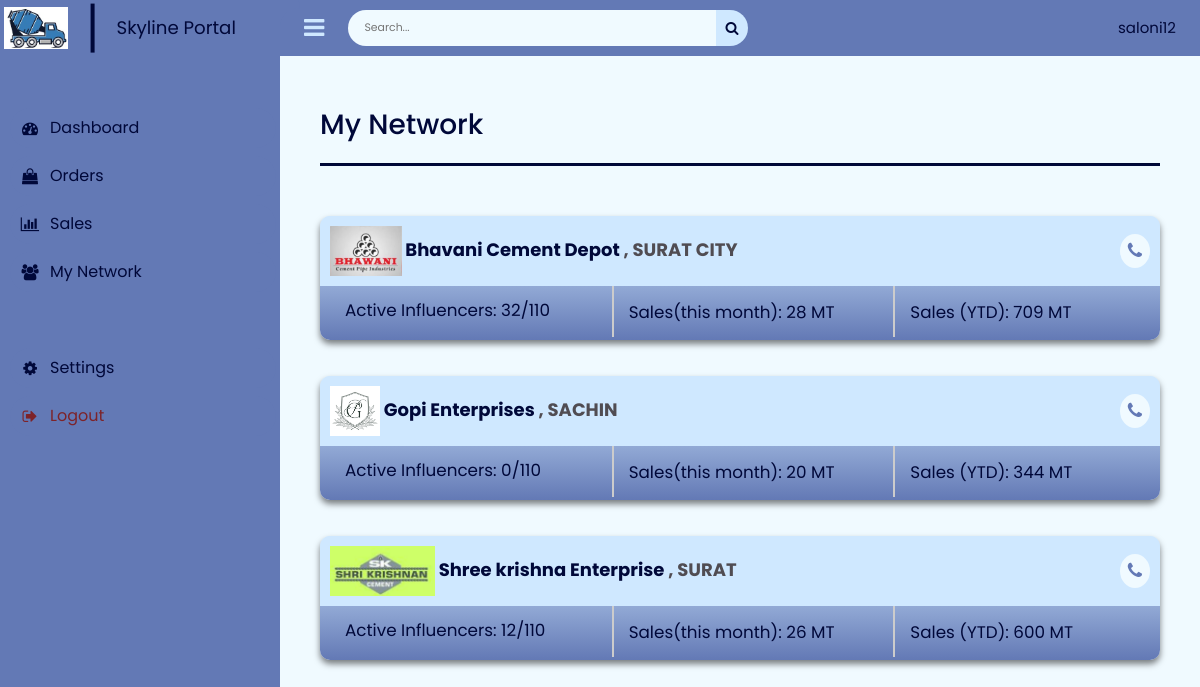
Screenshot of /dashboard/network.php (signed in) with the database file from the repository.
### tables this page shows
CREATE TABLE `users` (
  `id` int(6) UNSIGNED NOT NULL,
  `fullname` varchar(255) NOT NULL,
  `username` varchar(255) NOT NULL,
  `email` varchar(255) NOT NULL,
  `phonenumber` varchar(255) NOT NULL,
  `pass` varchar(255) NOT NULL,
  `gender` varchar(255) NOT NULL,
  `filename` varchar(100) NOT NULL,
  `designation` varchar(255) NOT NULL,
  `experience` int(11) NOT NULL
);

CREATE TABLE `retailers` (
  `retailer_id` int(12) NOT NULL,
  `trade_No` int(100) NOT NULL,
  `company_logo` varchar(255) NOT NULL,
  `company_name` varchar(255) NOT NULL,
  `address` varchar(255) NOT NULL,
  `contact_no` int(11) NOT NULL,
  `active_influencers` int(11) NOT NULL,
  `sales(this month)` int(11) NOT NULL,
  `sales(YTD)` int(11) NOT NULL,
  `delete_flag` tinyint(1) NOT NULL DEFAULT 0
);

### dashboard/network.php (the view, shortened to what this page needs)
<head>
    <link rel="stylesheet" href="https://cdn.jsdelivr.net/npm/bootstrap@4.6.2/dist/css/bootstrap.min.css">
    <link rel="stylesheet" href="https://cdnjs.cloudflare.com/ajax/libs/font-awesome/4.7.0/css/font-awesome.min.css">
    <?php include('header.php') ?>
</head>
<section id="content">
    <main>
        <div class="dashboard" style="color:var(--dark)">
            <br>
            <div class="head-title">
                <div class="left">
                    <h2>My Network</h2>
                </div>
                <br>
            </div>
            <hr>
        </div>
        <?php
        $qry = $conn->query("SELECT * from  `retailers` r  where r.delete_flag=0  ");
        while ($row = $qry->fetch_assoc()):
            ?>
            <div class="network">
                <div class=" company">
                    <div class="top">
                        <div class="top-left">
                            <span class="company-name">
                                <img src="../images/company/<?php echo $row["company_logo"] ?>">
                                <?php echo $row['company_name'] ?>
                            </span>,
                            <?php echo $row['address'] ?>
                        </div>
                        <div class="top-right">
                            <i class=" fa fa-phone"></i>
                        </div>
                    </div>
                    <div class=" row">
                        <div class="col-md-4 row-divider1">
                            <p class="card-text">Active Influencers:
                                <?php echo $row['active_influencers']; ?>/110
                            </p>
                        </div>
                        <div class="col-md-4 row-divider">
                            <p class="card-text">Sales(this month):
                                <?php echo $row['sales(this month)']; ?> MT
                            </p>
                        </div>
                        <div class="col-md-4 row-divider">
                            <p class="card-text">Sales (YTD):
                                <?php echo $row['sales(YTD)']; ?> MT
                            </p>
                        </div>
                    </div>
                </div>
            </div>
        <?php endwhile; ?>
    </main>
</section>

### dashboard/header.php (shortened to what this page needs)
<!DOCTYPE html>
<html lang="en">
<head>
    <link rel="stylesheet" href="https://cdnjs.cloudflare.com/ajax/libs/font-awesome/4.7.0/css/font-awesome.min.css">
    <link href='https://unpkg.com/boxicons@2.0.9/css/boxicons.min.css' rel='stylesheet'>
    <link rel="stylesheet" href="../css/dashboard.css">
</head>
<?php
include("../database.php");
$username = $_SESSION['username'];
$sql = "SELECT * from users where username='$username'";
$gotResults = mysqli_query($conn, $sql);
$row = mysqli_fetch_array($gotResults);
?>
<body>
    <section id="sidebar">
        <div class="aside">
            <div class="logo">
                <img src="../images/logo.jpg" alt="">
                <div class="line"></div>
                <p style="margin-bottom:0"> Skyline Portal</p>
            </div>
        </div>
        <ul class="side-menu top">
            <li>
                <a href="../dashboard/dashboard.php">
                    <i class='fa fa-dashboard'></i>
                    <span class="text">Dashboard</span>
                </a>
            </li>
            <li>
                <a href="../dashboard/order.php">
                    <i class="fa fa-shopping-bag"></i>
                    <span class="text">Orders</span>
                </a>
            </li>
            <li>
                <a href="../dashboard/sales.php">
                    <i class="fa fa-bar-chart"></i>
                    <span class="text">Sales</span>
                </a>
            </li>
            <li>
                <a href="../dashboard/network.php">
                    <i class='fa fa-users'></i>
                    <span class="text">My Network</span>
                </a>
            </li>
        </ul>
        <ul class="side-menu">
            <li>
                <a href="../dashboard/setting.php">
                    <i class='fa fa-gear'></i>
                    <span class="text">Settings</span>
                </a>
            </li>
            <li>
                <a href="../php/logout.php" class="logout">
                    <i class="fa fa-sign-out"></i>
                    <span class="text">Logout</span>
                </a>
            </li>
        </ul>
    </section>
    <section id="content">
        <nav>
            <i class='fa fa-bars'></i>
            <form action="#">
                <div class="form-input">
                    <input type="search" placeholder="Search...">
                    <button type="submit" class="search-btn"><i class="fa fa-search"></i></button>
                </div>
            </form>
            <p style="font-size:15px;color:var(--dark);margin-bottom:0;line-height:0">
                <?php echo $row['username']; ?>
            </p>
        </nav>
    </section>
</body>
</html>

### css/dashboard.css (style rules this page uses)
* { margin: 0; padding: 0; box-sizing: border-box; font-family: "Poppins", sans-serif; outline: 0; appearance: none; border: 0; text-decoration: none; list-style: none; }
a { text-decoration: none; }
li { list-style: none; }
:root { --poppins: "Poppins", sans-serif; --lato: "Lato", sans-serif; --blue: #6379b5; --light-blue: #cfe8ff; --background-color: #f0faff; --grey: #aaaaaa; --dark: #000839; --red: #7d2329; --yellow: #ffce26; --light-yellow: #fff2c6; --orange: #fd7238; --light-orange: #ffe0d3; --grey2: #ccced76c linear-gradient(180deg, #aaaaaa, #504c52); --blue2: #3c91e6 linear-gradient(180deg, #539de7, #406890); --violet: #001f3f linear-gradient(180deg, #26415c, #001f3f); --pink: #d81b60 linear-gradient(180deg, #de5889, #a23a60); }
html { overflow-x: hidden; font-size: 14px; }
body { font-size: 0.78rem; background: var(--background-color); overflow-x: hidden; }
#sidebar { position: fixed; top: 0; left: 0; width: 280px; height: 100%; background: var(--blue); z-index: 2000; font-family: var(--lato); transition: 0.3s ease; overflow-x: hidden; scrollbar-width: none; }
#sidebar .aside { flex-direction: row; justify-content: space-between; height: 4rem; display: flex; align-items: center; color: var(--blue); }
#sidebar .aside .logo { display: flex; align-items: center; padding-left: 0.3rem; }
#sidebar .aside .logo img { height: 3rem; }
.aside .line { background-color: var(--dark); height: 0.3rem; width: 3.5rem; transform: rotateZ(90deg); }
.aside .logo p { font-size: 1.3rem; color: var(--dark); }
#sidebar .side-menu { width: 100%; margin-top: 48px; }
#sidebar .side-menu li { height: 48px; background: transparent; margin-left: 6px; border-radius: 48px 0 0 48px; padding: 4px; }
#sidebar .side-menu li a { width: 100%; height: 100%; background: var(--blue); display: flex; align-items: center; border-radius: 48px; font-size: 16px; color: var(--dark); white-space: nowrap; overflow-x: hidden; }
#sidebar .side-menu li a.logout { color: var(--red); }
#sidebar .side-menu li a .fa { min-width: calc(60px - ((4px + 6px) * 2)); display: flex; justify-content: center; }
#content nav { height: 56px; background: var(--blue); padding: 0 24px; display: flex; align-items: center; grid-gap: 24px; font-family: var(--lato); position: sticky; top: 0; left: 0; z-index: 1000; }
#content nav::before { content: ""; position: absolute; width: 40px; height: 40px; left: 0; border-radius: 50%; box-shadow: -20px -20px 0 var(--blue); }
#content nav .fa { font-size: 1.7rem; cursor: pointer; color: var(--light-blue); }
#content nav form { max-width: 400px; width: 100%; margin-right: auto; }
#content nav form .form-input { display: flex; align-items: center; height: 36px; }
#content nav form .form-input input { flex-grow: 1; padding: 0 16px; height: 100%; border: none; background: var(--background-color); border-radius: 36px 0 0 36px; outline: none; width: 100%; color: var(--dark); }
#content nav form .form-input button { width: 36px; height: 100%; display: flex; justify-content: center; align-items: center; background: var(--light-blue); color: var(--dark); font-size: 18px; border: none; outline: none; border-radius: 0 36px 36px 0; cursor: pointer; }
#content nav form .fa { color: var(--dark); font-size: 14px; }
#content { position: relative; width: calc(100% - 280px); left: 280px; transition: 0.3s ease; }
#content main { width: 100%; padding: 36px 40px; font-family: var(--poppins); max-height: calc(100vh - 56px); overflow-y: auto; }
#content main .head-title { display: flex; align-items: center; justify-content: space-between; grid-gap: 16px; flex-wrap: wrap; }
#content hr { margin-bottom: 50px; width: 100%; height: 2px; background-color: var(--dark); }

### rows the page displays
users: username "saloni12"
retailers: company_logo (picture), company_name "Bhavani Cement Depot", address "SURAT CITY", active_influencers "32", value "28", value "709"
retailers: company_logo (picture), company_name "Gopi Enterprises", address "SACHIN", active_influencers "0", value "20", value "344"
retailers: company_logo (picture), company_name "Shree krishna Enterprise", address "SURAT", active_influencers "12", value "26", value "600"
